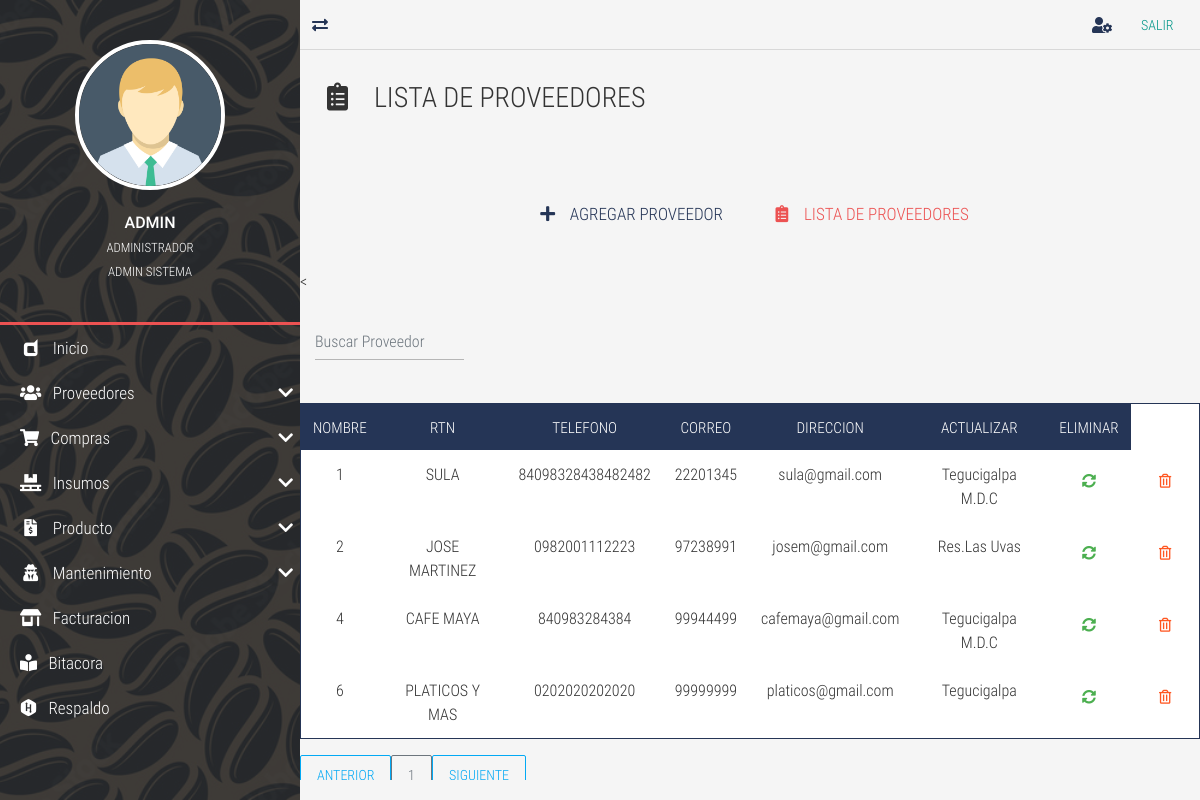
The app's page /proveedor-list/ (signed in), older data.
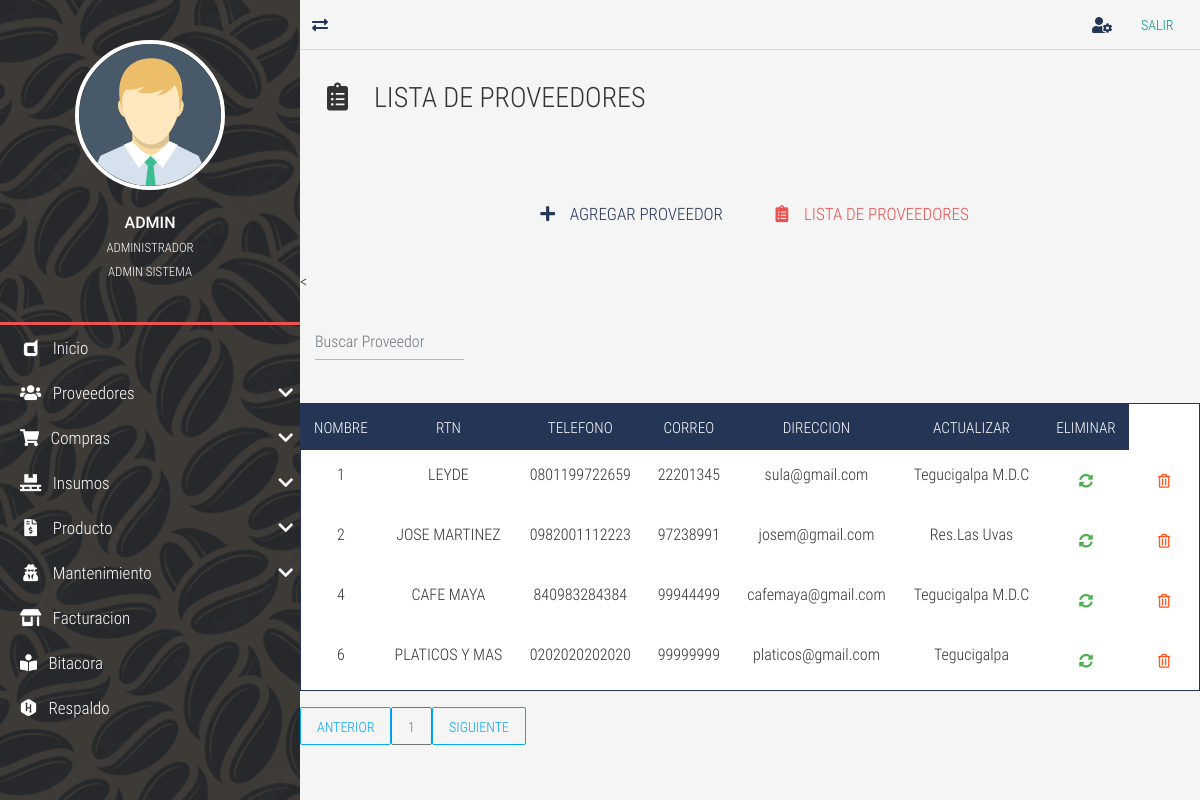
The same page, newer data.
### tables this page shows
CREATE TABLE `TBL_Proveedores` (
  `id_Proveedores` int NOT NULL AUTO_INCREMENT,
  `nom_proveedor` varchar(45) DEFAULT NULL,
  `rtn_proveedor` varchar(50) DEFAULT NULL,
  `tel_proveedor` varchar(50) DEFAULT NULL,
  `correo_proveedor` varchar(45) NOT NULL,
  `dir_proveedor` varchar(45) DEFAULT NULL,
  PRIMARY KEY (`id_Proveedores`) USING BTREE
);

### controladores/vistasControlador.php (called while the page is built)
<?php
	require_once "./modelos/vistasModelo.php";
	class vistasControlador extends vistasModelo{
		public function obtener_plantilla_controlador(){
			return require_once "./vistas/plantilla.php";
		}
		public function obtener_vistas_controlador(){
			if(isset($_GET['views'])){
				$ruta=explode("/", $_GET['views']);
				$respuesta=vistasModelo::obtener_vistas_modelo($ruta[0]);
			}else{
				$respuesta="login";
			}
			return $respuesta;
		}
	}

### index.php (called while the page is built, shortened)
<?php
	require_once "./controladores/vistasControlador.php";
	$plantilla = new vistasControlador();
	$plantilla->obtener_plantilla_controlador();

### modelos/vistasModelo.php (called while the page is built, shortened)
<?php
	class vistasModelo{
		protected static function obtener_vistas_modelo($vistas){
			$listaBlanca=["restaurar","respaldo","bitacora","prueba","proveedor-list","proveedor-new","proveedor-update","client-update","company"
			,"home","insumos-list","insumos-new","insumos-update","objetos-list","objetos-new","objetos-update","inventario-list","producto-list","producto-new",
			"reservation-pending","reservation-search","producto-update","user-list","rol-list","permisos-list","reservation-reservation","user-new","user-search",
			"user-update","salir","compra-list","compra-new","compra-search","compra-detalle", "parametros-list", "preguntas-list"];
			if(in_array($vistas, $listaBlanca)){
				if(is_file("./vistas/contenidos/".$vistas."-view.php")){
					$contenido="./vistas/contenidos/".$vistas."-view.php";
				}else{
					$contenido="404";
				}
			}elseif($vistas=="login" || $vistas=="index" || $vistas=="prueba" || $vistas=="rec-correo" || $vistas=="rec-preguntas" || $vistas=="cambiocontrasena"
			|| $vistas=="primer-ingreso" || $vistas=="verifica-codigo" || $vistas=="autoregistro" || $vistas=="preguntasusuario" || $vistas=="rsp"){
				$contenido="login";
			}else{
				$contenido="404";
				$contenido="rsp";
			}
			return $contenido;
		}
	}

### vistas/contenidos/proveedor-list-view.php (the view, shortened to what this page needs)
<div class="full-box page-header">
	<h3 class="text-left">
		<i class="fas fa-clipboard-list fa-fw"></i> &nbsp; LISTA DE PROVEEDORES
	</h3>
</div>
<div class="container-fluid">
	<ul class="full-box list-unstyled page-nav-tabs">
		<li>
			<a href="<?php echo SERVERURL; ?>proveedor-new/"><i class="fas fa-plus fa-fw"></i> &nbsp; AGREGAR PROVEEDOR</a>
		</li>
		<li>
			<a class="active" href="<?php echo SERVERURL; ?>proveedor-list/"><i class="fas fa-clipboard-list fa-fw"></i> &nbsp; LISTA DE PROVEEDORES</a>
		</li>
		</ul>
</div>
<<?php
$where="";
?>
      <div class="container-fluid">
  <form class="d-flex">
      <input class="form-control me-2 light-table-filter" data-table="table_id" type="text"
      placeholder="Buscar Proveedor">
      </form>
  </div>
  <br>
      <table class="table table-striped table-dark table_id text-center" id="tblDatos">
                         <thead>
                         <tr>
                        <th>NOMBRE</th>
                        <th>RTN</th>
                        <th>TELEFONO</th>
                        <th>CORREO</th>
                        <th>DIRECCION</th>
                    	<th>ACTUALIZAR</th>
						<th>ELIMINAR</th>
                        </tr>
                        </thead>
                        <tbody>
				<?php
include ("./cone.php");
$SQL="SELECT * FROM TBL_Proveedores
$where";
$dato = mysqli_query($conexion, $SQL);
if($dato -> num_rows >0){
    while($fila=mysqli_fetch_array($dato)){
?>
<tr>
<td><?php echo $fila['id_Proveedores']; ?></td>
<td><?php echo $fila['nom_proveedor']; ?></td>
<td><?php echo $fila['rtn_proveedor']; ?></td>
<td><?php echo $fila['tel_proveedor']; ?></td>
<td><?php echo $fila['correo_proveedor']; ?></td>
<td><?php echo $fila['dir_proveedor']; ?></td>
<td>
	<a href="<?php echo SERVERURL; ?>proveedor-update/<?php echo $fila['id_Proveedores']?>" class="btn btn-success">
		<i class="fas fa-sync-alt"></i>
	</a>
</td>
<td>
	<form class="FormularioAjax" action="<?php echo SERVERURL; ?>ajax/proveedorAjax.php" method="POST" data-form="delete" autocomplete="off">
	<button type="submit" class="btn btn-warning">
		<i class="far fa-trash-alt"></i>
	</button>
	</form>
</td>
</tr>
<?php
}
}else{
    ?>
    <tr class="text-center">
    <td colspan="16">No existen registros</td>
    </tr>
    <?php
}
?>
	</body>
  <div id="paginador" class=""></div>

### vistas/plantilla.php (shortened to what this page needs)
<!DOCTYPE html>
<html lang="es">
<head>
	<?php include "./vistas/inc/Link.php"; ?>
</head>
<body>
	<?php
		require_once "./controladores/vistasControlador.php";
		$IV = new vistasControlador();
		$vistas=$IV->obtener_vistas_controlador();
		if($vistas=="login" || $vistas=="404" || $vistas=="olvido-contrasena" || $vistas=="rec-correo" || $vistas=="rec-preguntas" || $vistas=="cambiocontrasena"
		 || $vistas=="primer-ingreso" || $vistas=="verifica-codigo" || $vistas=="autoregistro" || $vistas=="preguntasusuario" || $vistas=="rsp" ){
			require_once "./vistas/contenidos/".$vistas."-view.php";
		}else{
			require_once './controladores/loginControlador.php';
	?>
	<main class="full-box main-container">
		<?php include "./vistas/inc/NavLateral.php"; ?>
		<section class="full-box page-content">
			<?php
				include "./vistas/inc/NavBar.php";
				include  $vistas;
			?>
	<?php
		}
	?>
</body>
</html>

### vistas/inc/Link.php (shortened to what this page needs)
<link rel="stylesheet" href="<?php echo SERVERURL; ?>vistas/css/normalize.css">
<link rel="stylesheet" href="<?php echo SERVERURL; ?>vistas/css/bootstrap.min.css">
<link rel="stylesheet" href="<?php echo SERVERURL; ?>vistas/css/bootstrap-material-design.min.css">
<link rel="stylesheet" href="<?php echo SERVERURL; ?>vistas/css/all.css">
<link rel="stylesheet" href="<?php echo SERVERURL; ?>vistas/css/sweetalert2.min.css">
<link rel="stylesheet" href="<?php echo SERVERURL; ?>vistas/css/jquery.mCustomScrollbar.css">
<link rel="stylesheet" href="<?php echo SERVERURL; ?>vistas/css/style.css">
<link rel="stylesheet" href="<?php echo SERVERURL; ?>vistas/css/estilos-login.css">

### vistas/inc/NavLateral.php (shortened to what this page needs)
<section class="full-box nav-lateral">
	<div class="full-box nav-lateral-content">
		<figure class="full-box nav-lateral-avatar">
			<img src="<?php echo SERVERURL; ?>vistas/assets/avatar/Avatar.png" class="img-fluid" alt="Avatar">
			<figcaption class="roboto-medium text-center">
				<?php echo $_SESSION['usuario_login']?>
				<br><small class="roboto-condensed-light"><?php echo $_SESSION['nombre_usuario']?> </small>
				<br><small class="roboto-condensed-light"><?php echo $_SESSION['rol']?> </small>
			</figcaption>
		</figure>
		<div class="full-box nav-lateral-bar"></div>
		<nav class="full-box nav-lateral-menu">
			<ul>
			<?php
			if($_SESSION['rol']=='ADMIN SISTEMA'){
				?>
				<li>
					<a href="<?php echo SERVERURL; ?>home/"><i class="fab fa-dashcube fa-fw"></i> &nbsp; Inicio</a>
				</li>
				<li>
					<a href="#" class="nav-btn-submenu"><i class="fas fa-users fa-fw"></i> &nbsp; Proveedores <i class="fas fa-chevron-down"></i></a>
				</li>
				<li>
					<a href="#" class="nav-btn-submenu"><i class="fas fa-shopping-cart"></i></i> &nbsp; Compras <i class="fas fa-chevron-down"></i></a>
				</li>
				<li>
					<a href="#" class="nav-btn-submenu"><i class="fas fa-pallet fa-fw"></i> &nbsp; Insumos <i class="fas fa-chevron-down"></i></a>
				</li>
				<li>
					<a href="#" class="nav-btn-submenu"><i class="fas fa-file-invoice-dollar fa-fw"></i> &nbsp; Producto <i class="fas fa-chevron-down"></i></a>
				</li>
				<li>
					<a href="#" class="nav-btn-submenu"><i class="fas  fa-user-secret fa-fw"></i> &nbsp; Mantenimiento <i class="fas fa-chevron-down"></i></a>
				</li>
				<li>
					<a href="<?php echo SERVERURL; ?>company/"><i class="fas fa-store-alt fa-fw"></i> &nbsp; Facturacion</a>
				</li>
				<li>
					<a href="<?php echo SERVERURL; ?>bitacora/"><i class="fas fa-book-reader"></i> &nbsp; Bitacora</a>
				</li>
				<li>
					<a href="<?php echo SERVERURL; ?>respaldo/"><i class="fab fa-hackerrank"></i></i> &nbsp; Respaldo</a>
				</li>
				<?php
				}?>
			</ul>
		</nav>
	</div>
</section>

### vistas/inc/NavBar.php
<nav class="full-box navbar-info">
	<a href="#" class="float-left show-nav-lateral">
		<i class="fas fa-exchange-alt"></i>
	</a>
	<a href="<?php echo SERVERURL; ?>user-update/">
		<i class="fas fa-user-cog"></i>
	</a>
	<a href="<?php echo SERVERURL?>salir/"><button type="button"
	class="btn btn-primary">Salir</button></a>
</nav>

### vistas/css/all.css (style rules this page uses)
.fa, .fas, .far, .fal, .fab { -moz-osx-font-smoothing: grayscale; -webkit-font-smoothing: antialiased; display: inline-block; font-style: normal; font-variant: normal; text-rendering: auto; line-height: 1; }
.fa-fw { text-align: center; width: 1.25em; }
.fa-book-reader:before { content: "\f5da"; }
.fa-chevron-down:before { content: "\f078"; }
.fa-clipboard-list:before { content: "\f46d"; }
.fa-dashcube:before { content: "\f210"; }
.fa-exchange-alt:before { content: "\f362"; }
.fa-file-invoice-dollar:before { content: "\f571"; }
.fa-hackerrank:before { content: "\f5f7"; }
.fa-pallet:before { content: "\f482"; }
.fa-plus:before { content: "\f067"; }
.fa-shopping-cart:before { content: "\f07a"; }
.fa-store-alt:before { content: "\f54f"; }
.fa-sync-alt:before { content: "\f2f1"; }
.fa-trash-alt:before { content: "\f2ed"; }
.fa-user-cog:before { content: "\f4fe"; }
.fa-user-secret:before { content: "\f21b"; }
.fa-users:before { content: "\f0c0"; }
.fab { font-family: 'Font Awesome 5 Brands'; }
.far { font-family: 'Font Awesome 5 Free'; font-weight: 400; }
.fa, .fas { font-family: 'Font Awesome 5 Free'; font-weight: 900; }

### vistas/css/style.css (style rules this page uses)
:root { --color-one: #F5F5F5; --color-two: #24292E; --color-three: #EC5252; --form-color: #14111A; --accent-color: #253556; --border-color: #D8D8D8; }
body,html { font-family: 'roboto_condensed_light'; width: 100vw; height: 100vh; background-color: var(--color-one); color: #333; font-size: 16px; }
.full-box { margin: 0; padding: 0; box-sizing: border-box; width: 100%; }
.page-header { padding: 30px 20px 60px 20px; }
.page-header > :nth-child(1) { padding-bottom: 7px; }
.page-nav-tabs { display: flex; justify-content: center; flex-wrap: wrap; margin-bottom: 30px; }
.page-nav-tabs li, .page-nav-tabs li a { height: 40px; line-height: 40px; }
.page-nav-tabs li { margin: 5px 20px; }
.page-nav-tabs li a { color: var(--accent-color); font-size: 17px; min-width: 200px; width: auto; display: block; text-align: center; user-select: none; transition: all .2s ease-in-out; border-bottom: 2px solid transparent; }
.page-nav-tabs li a.active { color: var(--color-three); cursor: none; pointer-events: none; }
.table .btn { margin-bottom: 0; }
.table thead th { color: #FFF; }
.table tbody tr { color: #333; transition: all .2s ease-in-out; }
.table-dark, .table { background-color: #fff; }
.table-dark { border: 1px solid var(--accent-color); }
.table-dark thead tr { background-color: var(--accent-color); }
.table-dark td, .table-dark thead th, .table-dark th { border: none; }
table form { margin-bottom: 0; }
.roboto-medium { font-family: 'roboto_medium_regular'; }
.roboto-condensed-light { font-family: 'roboto_condensed_light'; }
.main-container { height: 100%; position: absolute; top: 0; left: 0; overflow: hidden; }
.page-content, .nav-lateral { height: 100%; overflow: hidden; }
.page-content { position: relative; padding-left: 300px; transition: all .2s ease-in-out; padding-bottom: 20px; }
.nav-lateral { width: 300px; position: absolute; top: 0; left: 0; z-index: 1; transition: all .2s ease-in-out; background-image: url('../assets/img/adobe.jpg'); background-position: center center; background-size: cover; }
.nav-lateral-content { max-width: 300px; height: 100%; background-color: rgba(36, 41, 46, .8); }
.nav-lateral-bar { height: 3px; background-color: var(--color-three); }
.nav-lateral-avatar { padding: 40px 0; }
.nav-lateral-avatar img { width: 50%; margin: 0 auto; display: block; border: 4px solid #FFF; border-radius: 100%; }
.nav-lateral-avatar figcaption { margin-top: 20px; color: #FFF; }
.nav-lateral-menu { height: auto; }
.nav-lateral-menu ul { margin: 0; padding: 0; list-style: none; }
.nav-lateral-menu ul li { width: 100%; height: auto; }
.nav-lateral-menu ul li a { display: block; width: 100%; height: 45px; line-height: 45px; text-decoration: none; color: #FFF; font-size: 17px; box-sizing: border-box; padding-left: 20px; transition: all .2s ease-in-out; }
.nav-lateral-menu .fa-chevron-down, .nav-lateral-menu .fa-chevron-up { float: right; height: 45px; line-height: 45px; margin-right: 7px; transition: all .2s ease-in-out; }
.navbar-info { height: 50px; border-bottom: 1px solid var(--border-color); text-align: right; padding-right: 10px; }
.navbar-info a { color: var(--accent-color); height: 50px; min-width: 40px; text-align: center; line-height: 50px; display: inline-block; transition: all .2s ease-out; user-select: none; }

Row changes from the older to the newer data that the page shows:
changed tbl_proveedores "sula@gmail.com": nom_proveedor "SULA" → "LEYDE"; rtn_proveedor "84098328438482482" → "0801199722659"
